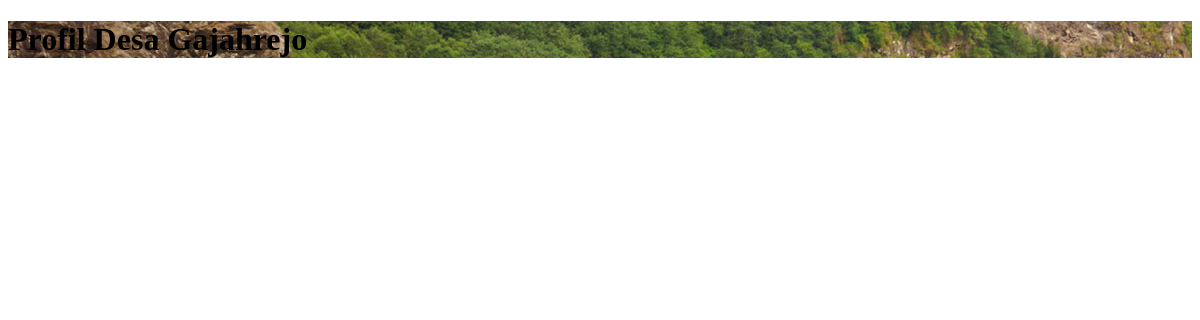
Before: /info.php with the older database file.
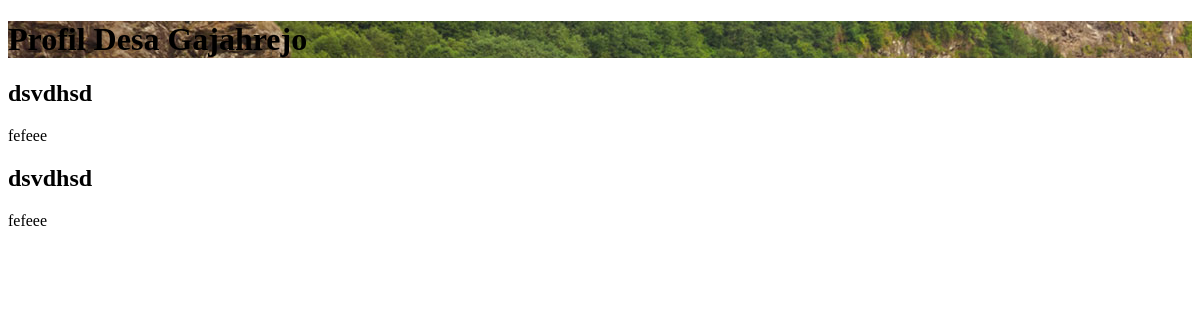
After: the same page with the newer database file.
### tables this page shows
CREATE TABLE `info` (
  `id` int(11) NOT NULL,
  `judul` varchar(200) NOT NULL,
  `profil` varchar(5000) NOT NULL
);

### functions.php (called while the page is built, shortened)
<?php
$conn = mysqli_connect("localhost", "root", "", "ta_web");
function query($query)
{
    global $conn;
    $result = mysqli_query($conn, $query);
    $rows = [];
    while ($row = mysqli_fetch_assoc($result)) {
        $rows[] = $row;
    }
    return $rows;
}

### info.php (the view, shortened to what this page needs)
<?php
require 'functions.php';
$info = query("SELECT * FROM info");
?>
<!DOCTYPE html>
<html lang="en">
<head>
</head>
<body>
    <div class="inner-page">
        <div class="slider-item" style="background-image: url('images/bg2.jpg');">
            <div class="container">
                <div class="row slider-text align-items-center justify-content-center">
                    <div class="col-md-8 text-center col-sm-12 element-animate pt-5">
                        <h1 class="pt-5"><span>Profil Desa Gajahrejo</span></h1>
                    </div>
                </div>
            </div>
        </div>
    </div>
    <?php foreach ($info as $row) : ?>
        <section class="section">
            <div class="container">
                <div class="row mb-5">
                    <div class="col-12 text-center">
                        <h2><?= $row["judul"] ?></h2>
                    </div>
                </div>
                <div class="row align-items-stretch">
                    <div class="col-md-9 col-lg-6 feature-1-wrap d-md-flex flex-md-column order-lg-1">
                        <div class="feature-1 d-md-flex">
                            <div class="align-self-center">
                                <?= $row["profil"] ?>
                            </div>
                        </div>
                    </div>
                </div>
            </div>
        </section>
    <?php endforeach; ?>
</body>
</html>

Changed rows visible on the page:
added info: judul "dsvdhsd", profil "fefeee"
added info: judul "dsvdhsd", profil "fefeee"
